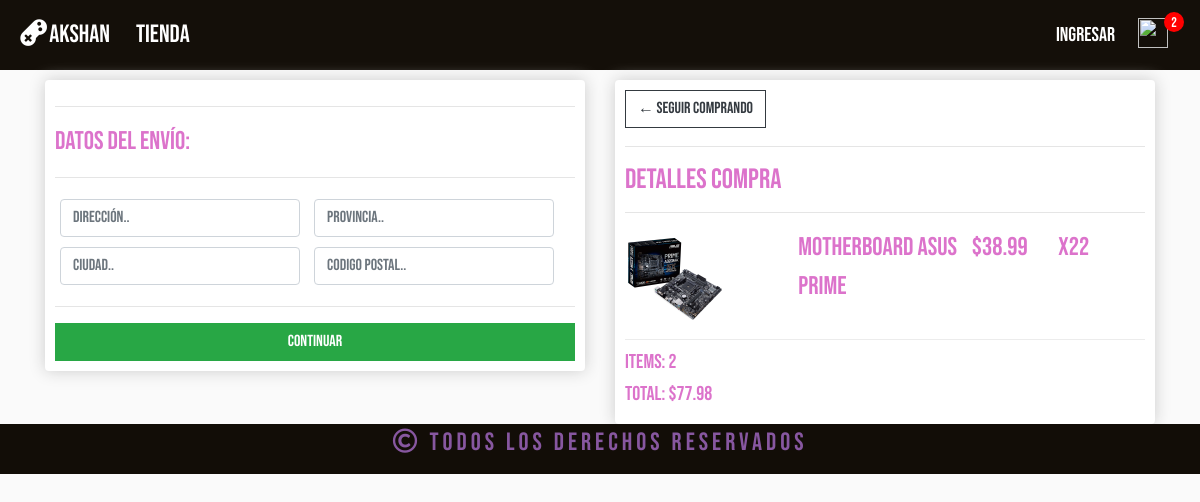
/checkout/ (signed in), run on an earlier commit of the app's database.
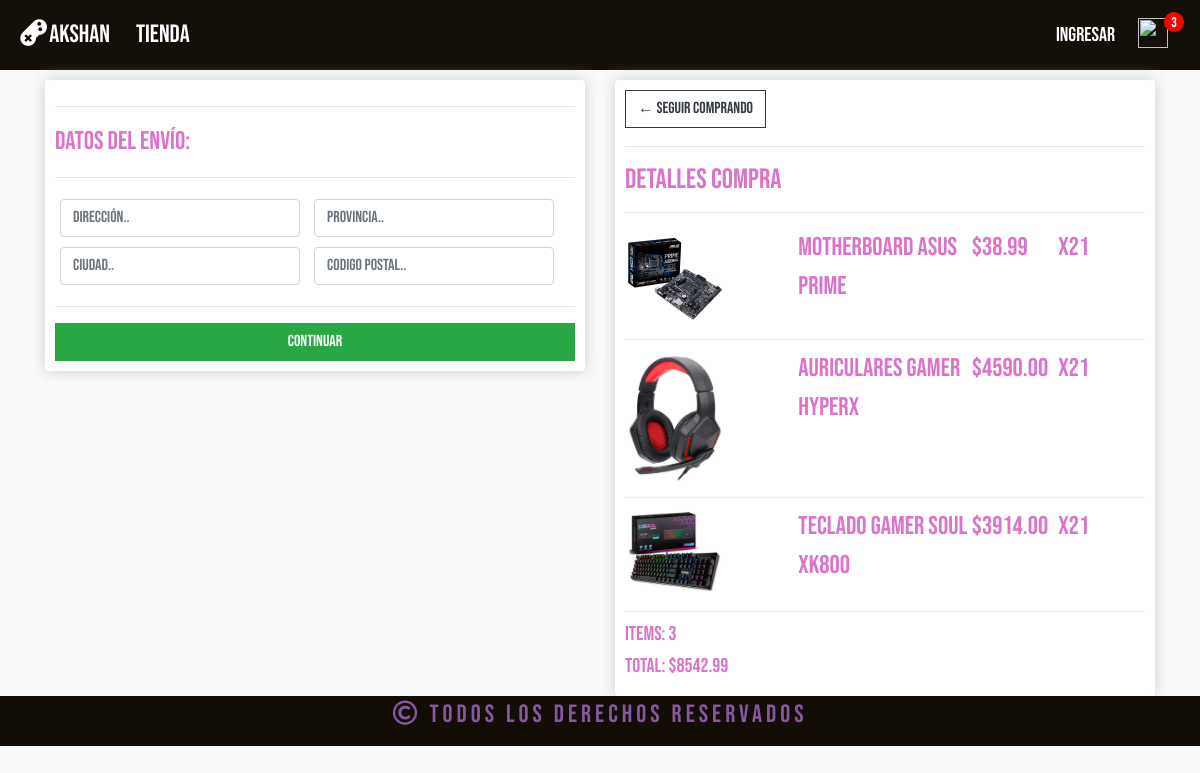
And on a later commit of the database.
### store/models.py (models this page shows, shortened)
class OrderItem(models.Model):
    product = models.ForeignKey(Product, on_delete=models.SET_NULL, blank=True, null=True)
    order = models.ForeignKey(Order, on_delete=models.SET_NULL, blank=True, null=True)
    quantity = models.IntegerField(default=0, null=True, blank=True)
    date_added = models.DateTimeField(auto_now_add=True)
    @property
    def get_total(self):
        total = self.product.price * self.quantity
        return total

class Product(models.Model):
    name = models.CharField(max_length=200, null=True)
    price = models.DecimalField(max_digits=7, decimal_places=2)
    digital = models.BooleanField(default=True, null=True, blank=False)
    image = models.ImageField(null=True, blank=True)
    @property
    def imageURL(self):
        try:
            url = self.image.url
        except:
            url = ''
        return url

class Order(models.Model):
    customer = models.ForeignKey(Customer, on_delete=models.SET_NULL, blank=True, null=True)
    date_orderd = models.DateTimeField(auto_now_add=True)
    complete = models.BooleanField(default=False, null=True, blank=False)
    transaction_id = models.CharField(max_length=200, null=True)
    @property
    def shipping(self):
        shipping = False
        orderitems = self.orderitem_set.all()
        for i in orderitems:
            if i.product.digital == False:
                shipping = True
        return shipping
    @property
    def get_cart_total(self):
        orderitems = self.orderitem_set.all()
        total = sum([item.get_total for item in orderitems])
        return total
    @property
    def get_cart_items(self):
        orderitems = self.orderitem_set.all()
        total = sum([item.quantity for item in orderitems])
        return total

### store/views.py (the view)
# urls.py: path('checkout/', views.checkout, name="checkout"),
def checkout(request):
    if request.user.is_authenticated:
        customer = request.user.customer
        order, created = Order.objects.get_or_create(customer=customer, complete=False)
        items = order.orderitem_set.all()
        cartItems = order.get_cart_items
    else:
        items = []
        order = {'get_cart_total': 0, 'get_cart_items': 0, 'shipping': False}
        cartItems = order['get_cart_items']
    context = {'items':items, 'order':order, 'cartItems': cartItems}
    return render(request, 'store/checkout.html', context)

### store/templates/store/checkout.html (shortened to what this page needs)
{% extends 'store/main.html' %}
{% load static %}
{% block content %}
<div class="row">
    <div class="col-lg-6">
        <div class="box-element" id="form-wrapper">
            <form id="form">
                <div id="shipping-info">
                    <hr>
                    <p>Datos del Envío:</p>
                    <hr>
                    <div class="form-field">
                        <input class="form-control" type="text" name="direccion" placeholder="Dirección..">
                    </div>
                    <div class="form-field">
                        <input class="form-control" type="text" name="provincia" placeholder="Provincia..">
                    </div>
                    <div class="form-field">
                        <input class="form-control" type="text" name="ciudad" placeholder="Ciudad..">
                    </div>
                    <div class="form-field">
                        <input class="form-control" type="text" name="codigopostal" placeholder="Codigo Postal..">
                    </div>
                </div>
                <hr>
                <input id="form-button" class="btn btn-success btn-block" type="submit" value="Continuar">
            </form>
        </div>
        <br>
    </div>
    <div class="col-lg-6">
        <div class="box-element">
            <a  class="btn btn-outline-dark" href="{% url 'cart' %}">&#x2190; Seguir Comprando</a>
				<hr>
				<h3>Detalles Compra</h3>
				<hr>
                {% for item in items %}
				<div class="cart-row">
					<div style="flex:2"><img class="row-image" src="{{item.product.imageURL}}"></div>
					<div style="flex:2"><p>{{item.product.name}}</p></div>
					<div style="flex:1"><p>${{item.product.price}}</p></div>
					<div style="flex:1"><p>x2{{item.quantity}}</p></div>
				</div>
                {% endfor %}
				<h5>Items:  {{order.get_cart_items}}</h5>
				<h5>Total:   ${{order.get_cart_total|floatformat:2}}</h5>
        </div>
    </div>
</div>
{% endblock content %}

What changed in the data, as far as the page shows it:
changed OrderItem "MotherBoard Asus Prime": quantity "2" → "1"
added OrderItem: product.imageURL (picture), product.name "Auriculares Gamer HyperX", product.price "4590.00", quantity "1"
added OrderItem: product.imageURL (picture), product.name "Teclado gamer Soul XK800", product.price "3914.00", quantity "1"
changed through a linked row, Order: get_cart_items "2" → "3"; get_cart_total "77.98" → "8542.99"
Also different on the page:
{{ cartItems }}: "2" → "3"
